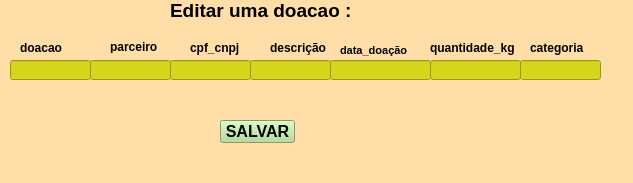
<?xml version="1.0" encoding="UTF-8"?>
<ui version="4.0">
 <class>MainWindow</class>
 <widget class="QMainWindow" name="MainWindow">
  <property name="geometry">
   <rect>
    <x>0</x>
    <y>0</y>
    <width>633</width>
    <height>183</height>
   </rect>
  </property>
  <property name="windowTitle">
   <string>MainWindow</string>
  </property>
  <property name="styleSheet">
   <string notr="true">background-color: rgb(255, 222, 167);</string>
  </property>
  <widget class="QWidget" name="centralwidget">
   <widget class="QLabel" name="label">
    <property name="geometry">
     <rect>
      <x>170</x>
      <y>0</y>
      <width>191</width>
      <height>20</height>
     </rect>
    </property>
    <property name="font">
     <font>
      <pointsize>14</pointsize>
      <weight>75</weight>
      <bold>true</bold>
     </font>
    </property>
    <property name="text">
     <string>Editar uma doacao :</string>
    </property>
   </widget>
   <widget class="QLineEdit" name="lineEdit">
    <property name="geometry">
     <rect>
      <x>10</x>
      <y>60</y>
      <width>81</width>
      <height>20</height>
     </rect>
    </property>
    <property name="styleSheet">
     <string notr="true">background-color: rgb(213, 213, 29);</string>
    </property>
   </widget>
   <widget class="QLineEdit" name="lineEdit_2">
    <property name="geometry">
     <rect>
      <x>90</x>
      <y>60</y>
      <width>81</width>
      <height>20</height>
     </rect>
    </property>
    <property name="styleSheet">
     <string notr="true">background-color: rgb(213, 213, 29);</string>
    </property>
   </widget>
   <widget class="QLineEdit" name="lineEdit_3">
    <property name="geometry">
     <rect>
      <x>170</x>
      <y>60</y>
      <width>81</width>
      <height>20</height>
     </rect>
    </property>
    <property name="styleSheet">
     <string notr="true">background-color: rgb(213, 213, 29);</string>
    </property>
   </widget>
   <widget class="QLineEdit" name="lineEdit_4">
    <property name="geometry">
     <rect>
      <x>250</x>
      <y>60</y>
      <width>81</width>
      <height>20</height>
     </rect>
    </property>
    <property name="styleSheet">
     <string notr="true">background-color: rgb(213, 213, 29);</string>
    </property>
   </widget>
   <widget class="QLineEdit" name="lineEdit_5">
    <property name="geometry">
     <rect>
      <x>330</x>
      <y>60</y>
      <width>101</width>
      <height>20</height>
     </rect>
    </property>
    <property name="styleSheet">
     <string notr="true">background-color: rgb(213, 213, 29);</string>
    </property>
   </widget>
   <widget class="QLineEdit" name="lineEdit_6">
    <property name="geometry">
     <rect>
      <x>430</x>
      <y>60</y>
      <width>91</width>
      <height>20</height>
     </rect>
    </property>
    <property name="styleSheet">
     <string notr="true">background-color: rgb(213, 213, 29);</string>
    </property>
   </widget>
   <widget class="QPushButton" name="pushButton">
    <property name="geometry">
     <rect>
      <x>220</x>
      <y>120</y>
      <width>75</width>
      <height>23</height>
     </rect>
    </property>
    <property name="font">
     <font>
      <pointsize>12</pointsize>
      <weight>75</weight>
      <bold>true</bold>
     </font>
    </property>
    <property name="styleSheet">
     <string notr="true">background-color: rgb(175, 216, 144);</string>
    </property>
    <property name="text">
     <string>SALVAR</string>
    </property>
   </widget>
   <widget class="QLabel" name="label_2">
    <property name="geometry">
     <rect>
      <x>20</x>
      <y>40</y>
      <width>61</width>
      <height>16</height>
     </rect>
    </property>
    <property name="font">
     <font>
      <weight>75</weight>
      <bold>true</bold>
     </font>
    </property>
    <property name="text">
     <string>doacao</string>
    </property>
   </widget>
   <widget class="QLabel" name="label_3">
    <property name="geometry">
     <rect>
      <x>110</x>
      <y>40</y>
      <width>47</width>
      <height>13</height>
     </rect>
    </property>
    <property name="font">
     <font>
      <weight>75</weight>
      <bold>true</bold>
     </font>
    </property>
    <property name="text">
     <string>parceiro</string>
    </property>
   </widget>
   <widget class="QLabel" name="label_4">
    <property name="geometry">
     <rect>
      <x>190</x>
      <y>40</y>
      <width>61</width>
      <height>16</height>
     </rect>
    </property>
    <property name="font">
     <font>
      <weight>75</weight>
      <bold>true</bold>
     </font>
    </property>
    <property name="text">
     <string>cpf_cnpj</string>
    </property>
   </widget>
   <widget class="QLabel" name="label_5">
    <property name="geometry">
     <rect>
      <x>270</x>
      <y>40</y>
      <width>61</width>
      <height>16</height>
     </rect>
    </property>
    <property name="font">
     <font>
      <weight>75</weight>
      <bold>true</bold>
     </font>
    </property>
    <property name="text">
     <string>descrição</string>
    </property>
   </widget>
   <widget class="QLabel" name="label_6">
    <property name="geometry">
     <rect>
      <x>340</x>
      <y>40</y>
      <width>91</width>
      <height>20</height>
     </rect>
    </property>
    <property name="font">
     <font>
      <pointsize>8</pointsize>
      <weight>75</weight>
      <bold>true</bold>
     </font>
    </property>
    <property name="text">
     <string>data_doação</string>
    </property>
   </widget>
   <widget class="QLabel" name="label_7">
    <property name="geometry">
     <rect>
      <x>430</x>
      <y>40</y>
      <width>91</width>
      <height>16</height>
     </rect>
    </property>
    <property name="font">
     <font>
      <weight>75</weight>
      <italic>false</italic>
      <bold>true</bold>
     </font>
    </property>
    <property name="text">
     <string>quantidade_kg</string>
    </property>
   </widget>
   <widget class="QLineEdit" name="lineEdit_7">
    <property name="geometry">
     <rect>
      <x>520</x>
      <y>60</y>
      <width>81</width>
      <height>20</height>
     </rect>
    </property>
    <property name="styleSheet">
     <string notr="true">background-color: rgb(213, 213, 29);</string>
    </property>
   </widget>
   <widget class="QLabel" name="label_8">
    <property name="geometry">
     <rect>
      <x>530</x>
      <y>40</y>
      <width>61</width>
      <height>16</height>
     </rect>
    </property>
    <property name="font">
     <font>
      <weight>75</weight>
      <bold>true</bold>
     </font>
    </property>
    <property name="text">
     <string>categoria</string>
    </property>
   </widget>
  </widget>
  <widget class="QMenuBar" name="menubar">
   <property name="geometry">
    <rect>
     <x>0</x>
     <y>0</y>
     <width>633</width>
     <height>21</height>
    </rect>
   </property>
  </widget>
  <widget class="QStatusBar" name="statusbar"/>
 </widget>
 <resources/>
 <connections/>
</ui>
